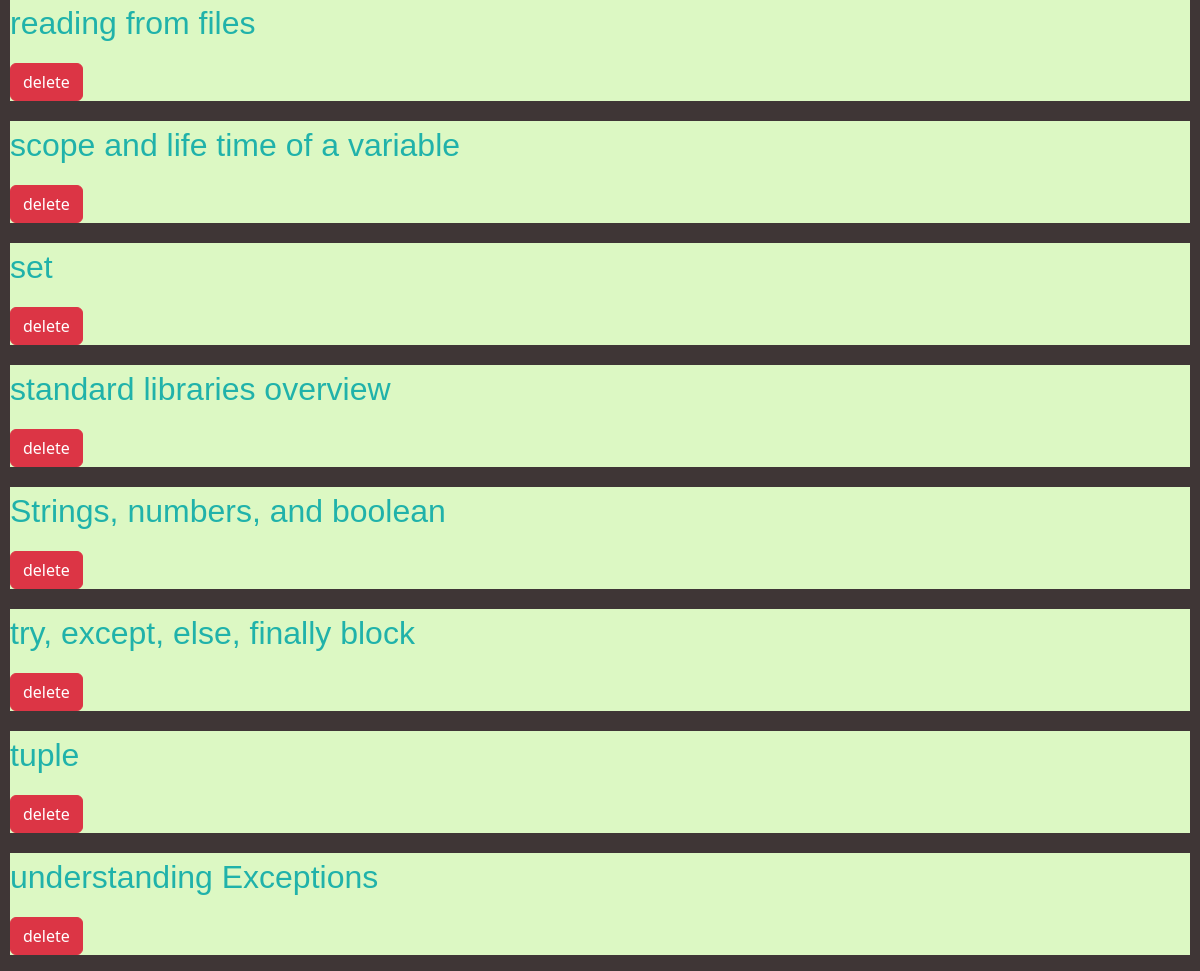
Page /sts_avail (middle part) on the earlier database version.
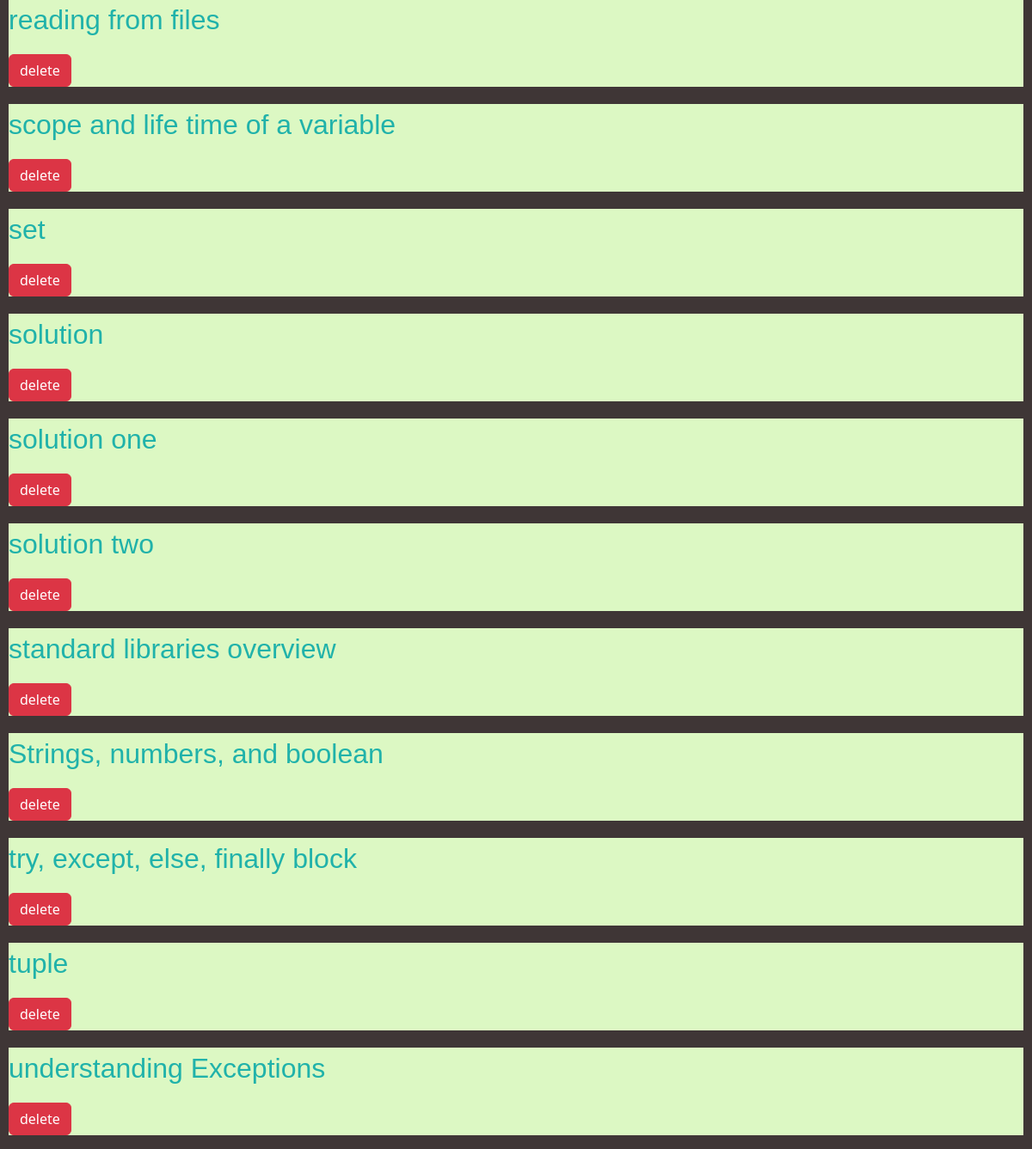
Same page on the later database version.
### learning_platform/models/models.py (models this page shows, shortened)
class SubTopic(db.Model):
    __tablename__ = "subtopic"
    id = db.Column(
        db.String(36),
        primary_key=True,
        default=lambda: str(
            uuid.uuid4()))
    name = db.Column(db.String(80), nullable=False)
    desc = db.Column(db.String(250), nullable=True)
    name_a = db.Column(db.String(250), nullable=True)
    created_at = db.Column(db.DateTime(timezone=True), default=func.now())
    updated_at = db.Column(db.DateTime(timezone=True), default=func.now())
    topic_id = db.Column(db.String(36), db.ForeignKey('topic.id'))
    course_id = db.Column(db.String(36), db.ForeignKey('course.id'))
    timetask_id = db.Column(db.String(36), db.ForeignKey('timetask.id'))

### learning_platform/views/admin.py (the view)
@admin_bp.route('/sts_avail', methods=['GET', 'POST'])
def sts_avail():
    cst = SubTopic.query.all()
    return render_template('content_management/delete_subtopic.html', cst=cst)

### learning_platform/templates/content_management/delete_subtopic.html (shortened to what this page needs)
<!DOCTYPE html>
<html lang="en">
<head>
    {% extends "base.html" %}
    {% block main %}
    {% for _item in cst|sort(attribute='name') %}
        <div style="
                    background-color: rgb(220, 248, 195);
                    margin-bottom: 25; border: 10px solid rgb(63, 54, 54);">
            <p class="fs-2 text-start" style="color: lightseagreen;
                    font-family: 'Lucida Sans', 'Lucida Sans Regular',
                    'Lucida Grande', 'Lucida Sans Unicode', Geneva,
                    Verdana, sans-serif;">
                {{ _item.name }}
            </p>
            <a class="btn btn-danger" href="{{ url_for('admin.del_subtopic', st_id=_item.id)}}">
                delete
            </a>
        </div>
    {% endfor %}
    {% endblock %}

### learning_platform/templates/base.html (shortened to what this page needs)
<!DOCTYPE html>
<html lang="en">
   <head>
  <link rel="stylesheet" href="{{ url_for('static', filename='css/bootstrap.min.css') }}">
  <link rel="stylesheet" href="{{ url_for('static', filename='css/style.css') }}">
   </head>
    <body class="d-flex flex-column vh-100">
      {% block body %}
      <main class="flex-grow-1">
        {% block main %}{% endblock main %}
      </main>
      {% endblock %}
    </body>
</html>

### learning_platform/static/css/style.css (style rules this page uses)
body { background-color: rgb(23, 24, 23); }

Differences in the rows shown:
added SubTopic: name "solution"
added SubTopic: name "solution one"
added SubTopic: name "solution two"
